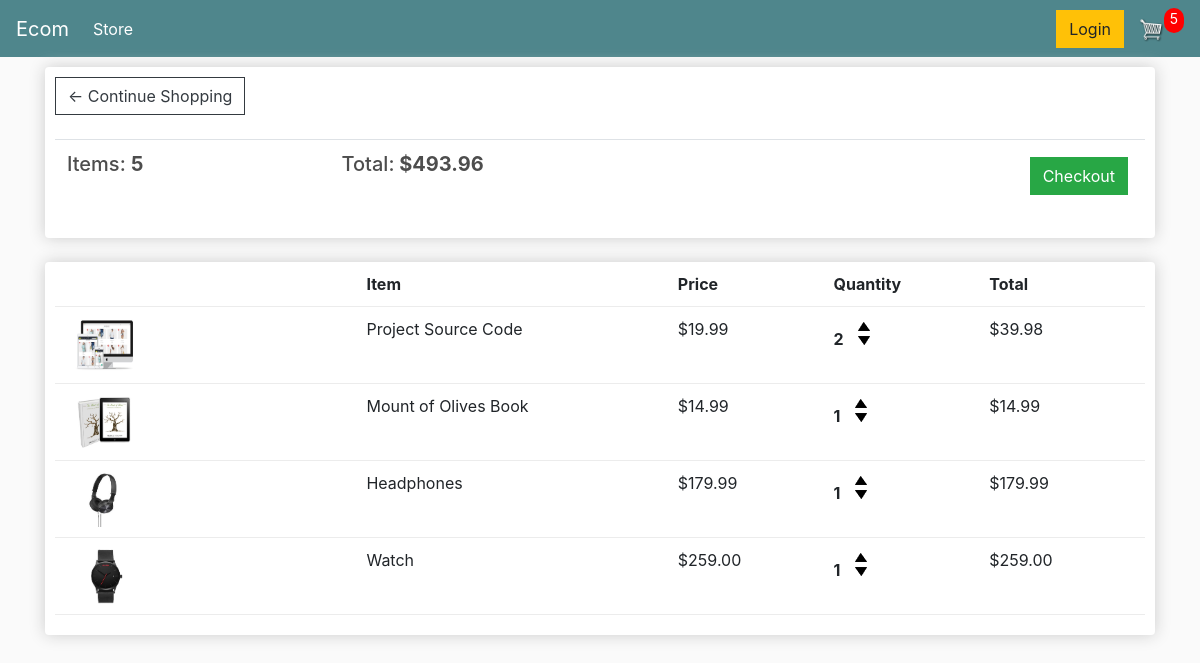
The page /cart/ (signed in) on the database as committed earlier.
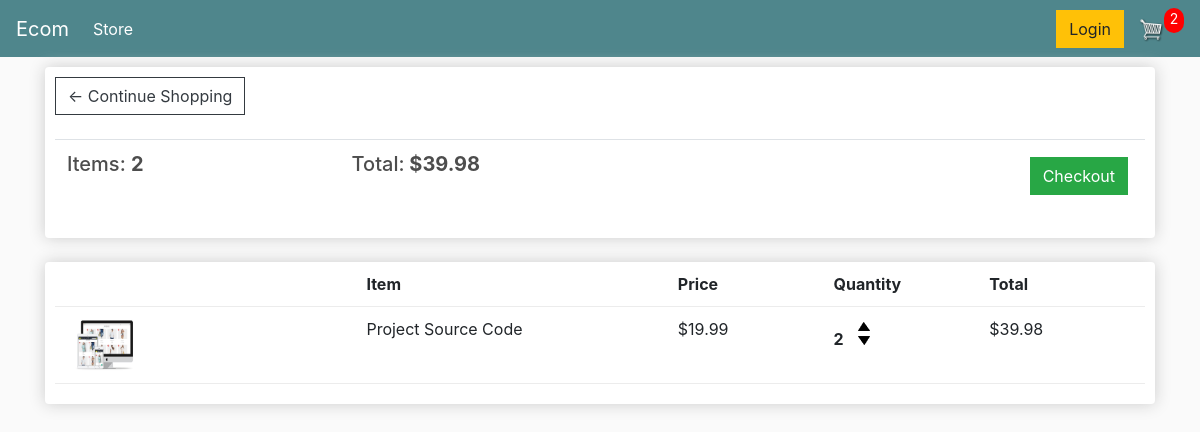
The same page on the database as committed later.
### store/models.py (models this page shows, shortened)
class OrderItem(models.Model):
    product = models.ForeignKey(Product, on_delete=models.SET_NULL, null=True)
    order = models.ForeignKey(Order, on_delete=models.SET_NULL, null=True, related_name="items")
    quantity = models.IntegerField(default=0, null=True, blank=True)
    date_added = models.DateTimeField(auto_now_add=True)
    @property
    def get_total(self):
        total = self.product.price * self.quantity
        return total

class Product(models.Model):
    name = models.CharField(max_length=200)
    price = models.DecimalField(max_digits=7,decimal_places=2)
    image = models.ImageField(null=True, blank=True)
    digital = models.BooleanField(default=False, null=True, blank=True)

### store/views.py (the view)
# urls.py: path("cart/",views.cart,name = "cart"),
def cart(request):
    data = cartData(request)
    order = data["order"]
    items = data["items"]
    context = {
        "items":items,
        "cart_total_price" : order.cart_total_price,
        "cart_total_items":order.cart_total_items,
        "shipping": order.shipping
    }
    return render(request,"store/cart.html",context)

### store/context_processors.py (called while the page is built, shortened)
def total_items(request):
    if request.user.is_authenticated:
        order,_ = Order.objects.get_or_create(customer = request.user.customer,complete = False)
        total_items = order.cart_total_items
    total_items =  total_items
    return {
        "total_items":total_items
    }

### store/models.py (called while the page is built)
    @property
    def shipping(self):
        shipping = False
        order_items = self.items.all()
        for item in order_items:
            if not item.product.digital:
                shipping = True
        return shipping

    @property
    def cart_total_price(self):
        return sum(item.get_total for item in self.items.all())

    @property
    def cart_total_items(self):
        return sum(item.quantity for item in self.items.all())

### store/utils.py (called while the page is built)
def cartData(request):
    if request.user.is_authenticated:
        customer = request.user.customer
        order, created = Order.objects.get_or_create(customer = customer,complete = False)
        items = order.items.all()
    else:
        cookie_data = cookieCart(request)
        order = cookie_data["order"]
        items = cookie_data["items"]
    return {"order":order,"items":items}

### store/templates/store/cart.html
{% extends 'store/main.html' %}
{% load static %}
{% block content %}
    <div class="row">
        <div class="col-lg-12">
            <div class="box-element">
                <a  class="btn btn-outline-dark" href="{% url 'store' %}">&#x2190; Continue Shopping</a>
                <br>
                <br>
                <table class="table">
                    <tr>
                        <th><h5>Items: <strong>{{cart_total_items}}</strong></h5></th>
                        <th><h5>Total:<strong> ${{cart_total_price|floatformat:2}}</strong></h5></th>
                        <th>
                            <a  style="float:right; margin:5px;" class="btn btn-success" href="{% url 'checkout' %}">Checkout</a>
                        </th>
                    </tr>
                </table>
            </div>
            <br>
        <div class="box-element">
            <div class="cart-row">
                <div style="flex:2"></div>
                <div style="flex:2"><strong>Item</strong></div>
                <div style="flex:1"><strong>Price</strong></div>
                <div style="flex:1"><strong>Quantity</strong></div>
                <div style="flex:1"><strong>Total</strong></div>
            </div>
            {% for item in items %}
                <div class="cart-row">
                    <div style="flex:2"><img class="row-image" src="{{item.product.image.url}}"></div>
                    <div style="flex:2"><p>{{item.product.name}}</p></div>
                    <div style="flex:1"><p>${{item.product.price|floatformat:2}}</p></div>
                    <div style="flex:1">
                        <p class="quantity">{{item.quantity}}</p>
                        <div class="quantity">
                            <img data-product = {{item.product.id}}  data-action="add" class="chg-quantity update-cart" src="{% static  'images/arrow-up.png' %}">
                            <img data-product = {{item.product.id}}  data-action="remove" class="chg-quantity update-cart" src="{% static  'images/arrow-down.png' %}">
                        </div>
                    </div>
                    <div style="flex:1"><p>${{item.get_total|floatformat:2}}</p></div>
                </div>
            {% endfor %}
        </div>
    </div>
{% endblock content %}

### store/templates/store/main.html (shortened to what this page needs)
{% load static %}
<!DOCTYPE html>
<html>
<head>
	<link rel="stylesheet" href="https://stackpath.bootstrapcdn.com/bootstrap/4.4.1/css/bootstrap.min.css">
	<link rel="stylesheet" type="text/css" href="{% static 'css/main.css' %}">
</head>
<body>
  <nav class="navbar navbar-expand-lg navbar-dark bg-dark">
        <a class="navbar-brand" href="{% url 'store' %}">Ecom</a>
        <div class="collapse navbar-collapse" id="navbarSupportedContent">
            <ul class="navbar-nav mr-auto">
            <li class="nav-item active">
                <a class="nav-link" href="{% url 'store' %}">Store <span class="sr-only">(current)</span></a>
            </li>
            </ul>
            <div class="form-inline my-2 my-lg-0">
                <a href="#"class="btn btn-warning">Login</a>
                <a href="{% url 'cart' %}">
                    <img  id="cart-icon" src="{% static 'images/cart.png' %}">
                </a>
                <p id="cart-total">{{total_items}}</p>
            </div>
        </div>
        </nav>
    <div class="container">
        {% block content %}
        {% endblock content %}
    </div>
</body>
</html>

### static/css/main.css (style rules this page uses)
body { background-color: hsl(0, 0%, 98%); }
h1,h2,h3,h4,h5,h6 { color:hsl(0, 0%, 30%); }
.box-element { box-shadow:hsl(0, 0%, 80%) 0 0 16px; background-color: #fff; border-radius: 4px; padding: 10px; }
.bg-dark { background-color: #4f868c!important; }
#cart-icon { width:25px; display: inline-block; margin-left: 15px; }
#cart-total { display: block; text-align: center; color:#fff; background-color: red; width: 20px; height: 25px; border-radius: 13px; font-size: 14px; }
.col-lg-4, .col-lg-6, .col-lg-8, .col-lg-12 { margin-top: 10px; }
.btn { border-radius: 0; }
.row-image { width: 100px; }
.cart-row { display: flex; align-items: flex-stretch; padding-bottom: 10px; margin-bottom: 10px; border-bottom: 1px solid #ececec; }
.quantity { display: inline-block; font-weight: 700; padding-right:10px; }
.chg-quantity { width: 12px; cursor: pointer; display: block; margin-top: 5px; transition:.1s; }

Rows that differ between the two databases and show on the page:
removed OrderItem: product.image (picture), product.name "Mount of Olives Book", product.price "14.99", quantity "1", get_total "14.99"
removed OrderItem: product.image (picture), product.name "Headphones", product.price "179.99", quantity "1", get_total "179.99"
removed OrderItem: product.image (picture), product.name "Watch", product.price "259.00", quantity "1", get_total "259.00"
Other text that changed with them:
{{ total_items }}: "5" → "2"
{{ cart_total_items }}: "5" → "2"
{{ cart_total_price|floatformat:2 }}: "493.96" → "39.98"
